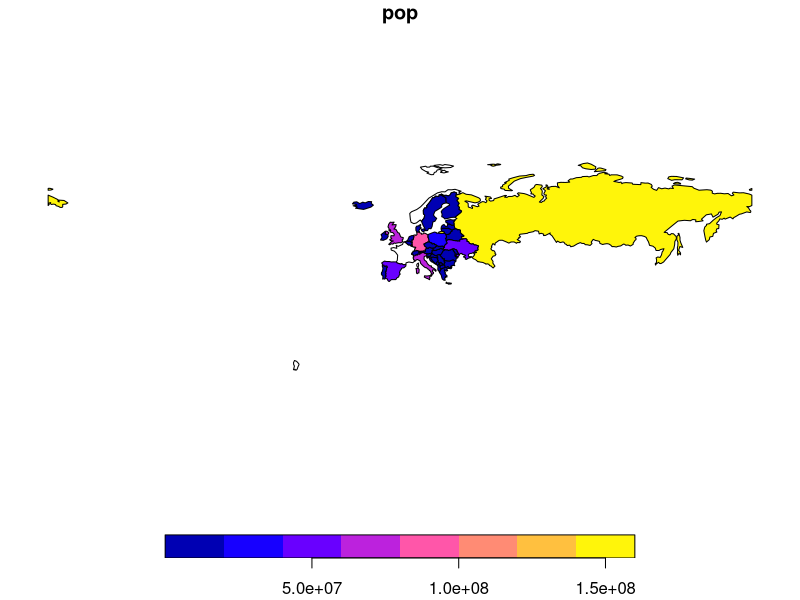
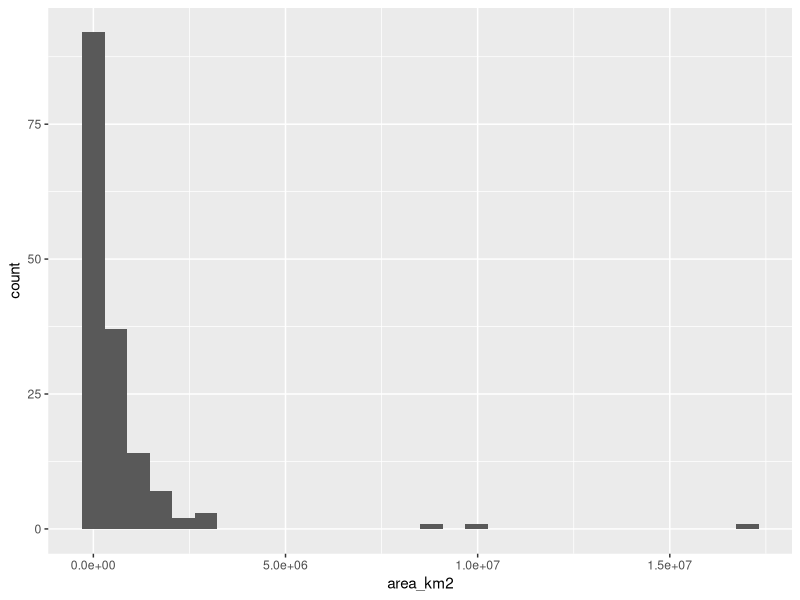
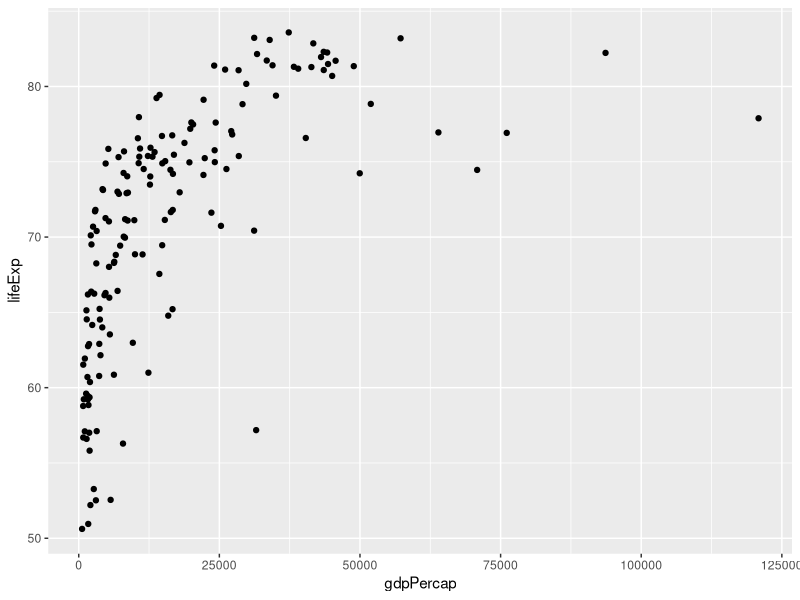

These charts were generated, in order, by the following R code:
## ---- chunk 1
knitr::opts_chunk$set(echo = FALSE, message=FALSE)
## ---- chunk 2
library("sf") 
library("raster")
#library("spDataLarge")
library("fs")
library("dplyr")
library("ggplot2")
library ("spData")

## ---- chunk 3
world%>%
  filter(continent=="Europe")%>%
  select (pop)%>%
  plot()
## ---- chunk 4
world%>%
  top_n(-1,pop)%>%
  select (name_long,pop)
## ---- chunk 5
c1<-world%>%
  filter(continent=="Asia")%>%
  distinct(name_long)
nrow(c1)   
## ---- chunk 6
worldSC<-world%>%
  filter(type=="Sovereign country")
ggplot(worldSC,
       mapping=aes(x=area_km2))+
  geom_histogram()
   
## ---- chunk 7
ggplot(world,mapping=aes(x=gdpPercap,y=lifeExp))+
  geom_point()
## ---- chunk 8
